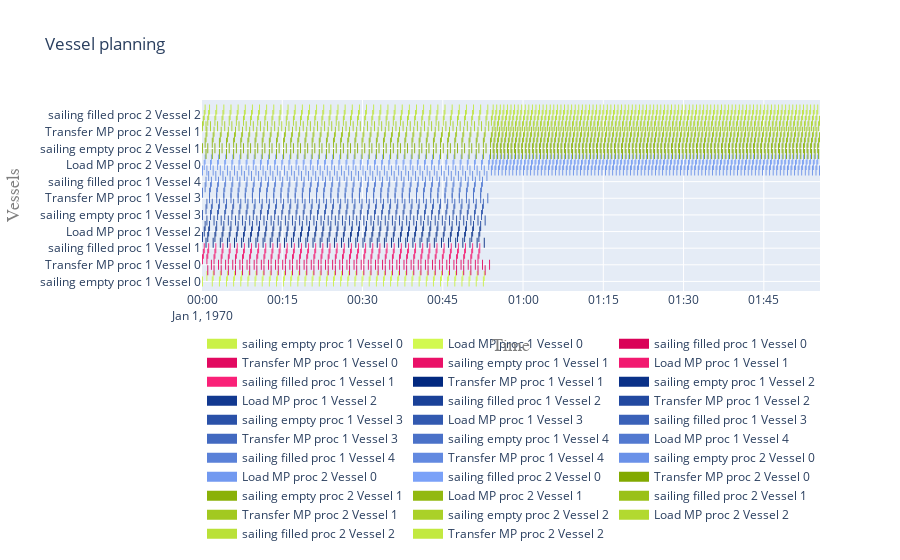

Notebook code cell kept with this figure:
### Code cell
acts = []
for p in processes:
    acts.extend(p.sub_processes[0].sub_processes)
    
plot.vessel_planning(acts)

### Figure 1 — Plotly figure (JSON) as saved in the notebook; plotly's stock layout.template omitted (floating-point values rounded to 4 significant figures; data arrays with more than 128 entries replaced by an {"elided": "..."} marker saying what was removed)
{"data": [{"connectgaps": false, "hoverinfo": "y+name", "line": {"color": "rgb(202,241,72)", "width": 10}, "mode": "lines", "name": "sailing empty proc 1 Vessel 0", "type": "scatter", "x": {"elided": "200 str values"}, "y": {"elided": "200 str values"}}, {"connectgaps": false, "hoverinfo": "y+name", "line": {"color": "rgb(210,249,80)", "width": 10}, "mode": "lines", "name": "Load MP proc 1 Vessel 0", "type": "scatter", "x": {"elided": "200 str values"}, "y": {"elided": "200 str values"}}, {"connectgaps": false, "hoverinfo": "y+name", "line": {"color": "rgb(218,1,88)", "width": 10}, "mode": "lines", "name": "sailing filled proc 1 Vessel 0", "type": "scatter", "x": {"elided": "200 str values"}, "y": {"elided": "200 str values"}}, {"connectgaps": false, "hoverinfo": "y+name", "line": {"color": "rgb(226,9,96)", "width": 10}, "mode": "lines", "name": "Transfer MP proc 1 Vessel 0", "type": "scatter", "x": {"elided": "200 str values"}, "y": {"elided": "200 str values"}}, {"connectgaps": false, "hoverinfo": "y+name", "line": {"color": "rgb(234,17,104)", "width": 10}, "mode": "lines", "name": "sailing empty proc 1 Vessel 1", "type": "scatter", "x": {"elided": "200 str values"}, "y": {"elided": "200 str values"}}, {"connectgaps": false, "hoverinfo": "y+name", "line": {"color": "rgb(242,25,112)", "width": 10}, "mode": "lines", "name": "Load MP proc 1 Vessel 1", "type": "scatter", "x": {"elided": "200 str values"}, "y": {"elided": "200 str values"}}, {"connectgaps": false, "hoverinfo": "y+name", "line": {"color": "rgb(250,33,120)", "width": 10}, "mode": "lines", "name": "sailing filled proc 1 Vessel 1", "type": "scatter", "x": {"elided": "200 str values"}, "y": {"elided": "200 str values"}}, {"connectgaps": false, "hoverinfo": "y+name", "line": {"color": "rgb(2,41,128)", "width": 10}, "mode": "lines", "name": "Transfer MP proc 1 Vessel 1", "type": "scatter", "x": {"elided": "200 str values"}, "y": {"elided": "200 str values"}}, {"connectgaps": false, "hoverinfo": "y+name", "line": {"color": "rgb(10,49,136)", "width": 10}, "mode": "lines", "name": "sailing empty proc 1 Vessel 2", "type": "scatter", "x": {"elided": "200 str values"}, "y": {"elided": "200 str values"}}, {"connectgaps": false, "hoverinfo": "y+name", "line": {"color": "rgb(18,57,144)", "width": 10}, "mode": "lines", "name": "Load MP proc 1 Vessel 2", "type": "scatter", "x": {"elided": "200 str values"}, "y": {"elided": "200 str values"}}, {"connectgaps": false, "hoverinfo": "y+name", "line": {"color": "rgb(26,65,152)", "width": 10}, "mode": "lines", "name": "sailing filled proc 1 Vessel 2", "type": "scatter", "x": {"elided": "200 str values"}, "y": {"elided": "200 str values"}}, {"connectgaps": false, "hoverinfo": "y+name", "line": {"color": "rgb(34,73,160)", "width": 10}, "mode": "lines", "name": "Transfer MP proc 1 Vessel 2", "type": "scatter", "x": {"elided": "200 str values"}, "y": {"elided": "200 str values"}}, {"connectgaps": false, "hoverinfo": "y+name", "line": {"color": "rgb(42,81,168)", "width": 10}, "mode": "lines", "name": "sailing empty proc 1 Vessel 3", "type": "scatter", "x": {"elided": "200 str values"}, "y": {"elided": "200 str values"}}, {"connectgaps": false, "hoverinfo": "y+name", "line": {"color": "rgb(50,89,176)", "width": 10}, "mode": "lines", "name": "Load MP proc 1 Vessel 3", "type": "scatter", "x": {"elided": "200 str values"}, "y": {"elided": "200 str values"}}, {"connectgaps": false, "hoverinfo": "y+name", "line": {"color": "rgb(58,97,184)", "width": 10}, "mode": "lines", "name": "sailing filled proc 1 Vessel 3", "type": "scatter", "x": {"elided": "200 str values"}, "y": {"elided": "200 str values"}}, {"connectgaps": false, "hoverinfo": "y+name", "line": {"color": "rgb(66,105,192)", "width": 10}, "mode": "lines", "name": "Transfer MP proc 1 Vessel 3", "type": "scatter", "x": {"elided": "200 str values"}, "y": {"elided": "200 str values"}}, {"connectgaps": false, "hoverinfo": "y+name", "line": {"color": "rgb(74,113,200)", "width": 10}, "mode": "lines", "name": "sailing empty proc 1 Vessel 4", "type": "scatter", "x": {"elided": "200 str values"}, "y": {"elided": "200 str values"}}, {"connectgaps": false, "hoverinfo": "y+name", "line": {"color": "rgb(82,121,208)", "width": 10}, "mode": "lines", "name": "Load MP proc 1 Vessel 4", "type": "scatter", "x": {"elided": "200 str values"}, "y": {"elided": "200 str values"}}, {"connectgaps": false, "hoverinfo": "y+name", "line": {"color": "rgb(90,129,216)", "width": 10}, "mode": "lines", "name": "sailing filled proc 1 Vessel 4", "type": "scatter", "x": {"elided": "200 str values"}, "y": {"elided": "200 str values"}}, {"connectgaps": false, "hoverinfo": "y+name", "line": {"color": "rgb(98,137,224)", "width": 10}, "mode": "lines", "name": "Transfer MP proc 1 Vessel 4", "type": "scatter", "x": {"elided": "200 str values"}, "y": {"elided": "200 str values"}}, {"connectgaps": false, "hoverinfo": "y+name", "line": {"color": "rgb(106,145,232)", "width": 10}, "mode": "lines", "name": "sailing empty proc 2 Vessel 0", "type": "scatter", "x": {"elided": "670 str values"}, "y": {"elided": "670 str values"}}, {"connectgaps": false, "hoverinfo": "y+name", "line": {"color": "rgb(114,153,240)", "width": 10}, "mode": "lines", "name": "Load MP proc 2 Vessel 0", "type": "scatter", "x": {"elided": "665 str values"}, "y": {"elided": "665 str values"}}, {"connectgaps": false, "hoverinfo": "y+name", "line": {"color": "rgb(122,161,248)", "width": 10}, "mode": "lines", "name": "sailing filled proc 2 Vessel 0", "type": "scatter", "x": {"elided": "665 str values"}, "y": {"elided": "665 str values"}}, {"connectgaps": false, "hoverinfo": "y+name", "line": {"color": "rgb(130,169,0)", "width": 10}, "mode": "lines", "name": "Transfer MP proc 2 Vessel 0", "type": "scatter", "x": {"elided": "665 str values"}, "y": {"elided": "665 str values"}}, {"connectgaps": false, "hoverinfo": "y+name", "line": {"color": "rgb(138,177,8)", "width": 10}, "mode": "lines", "name": "sailing empty proc 2 Vessel 1", "type": "scatter", "x": {"elided": "665 str values"}, "y": {"elided": "665 str values"}}, {"connectgaps": false, "hoverinfo": "y+name", "line": {"color": "rgb(146,185,16)", "width": 10}, "mode": "lines", "name": "Load MP proc 2 Vessel 1", "type": "scatter", "x": {"elided": "665 str values"}, "y": {"elided": "665 str values"}}, {"connectgaps": false, "hoverinfo": "y+name", "line": {"color": "rgb(154,193,24)", "width": 10}, "mode": "lines", "name": "sailing filled proc 2 Vessel 1", "type": "scatter", "x": {"elided": "665 str values"}, "y": {"elided": "665 str values"}}, {"connectgaps": false, "hoverinfo": "y+name", "line": {"color": "rgb(162,201,32)", "width": 10}, "mode": "lines", "name": "Transfer MP proc 2 Vessel 1", "type": "scatter", "x": {"elided": "660 str values"}, "y": {"elided": "660 str values"}}, {"connectgaps": false, "hoverinfo": "y+name", "line": {"color": "rgb(170,209,40)", "width": 10}, "mode": "lines", "name": "sailing empty proc 2 Vessel 2", "type": "scatter", "x": {"elided": "670 str values"}, "y": {"elided": "670 str values"}}, {"connectgaps": false, "hoverinfo": "y+name", "line": {"color": "rgb(178,217,48)", "width": 10}, "mode": "lines", "name": "Load MP proc 2 Vessel 2", "type": "scatter", "x": {"elided": "670 str values"}, "y": {"elided": "670 str values"}}, {"connectgaps": false, "hoverinfo": "y+name", "line": {"color": "rgb(186,225,56)", "width": 10}, "mode": "lines", "name": "sailing filled proc 2 Vessel 2", "type": "scatter", "x": {"elided": "665 str values"}, "y": {"elided": "665 str values"}}, {"connectgaps": false, "hoverinfo": "y+name", "line": {"color": "rgb(194,233,64)", "width": 10}, "mode": "lines", "name": "Transfer MP proc 2 Vessel 2", "type": "scatter", "x": {"elided": "665 str values"}, "y": {"elided": "665 str values"}}], "layout": {"hovermode": "closest", "legend": {"orientation": "h", "x": 0, "y": -0.2}, "title": {"text": "Vessel planning"}, "xaxis": {"range": ["1970-01-01T00:00:00", "1970-01-01T01:55:30"], "title": {"font": {"color": "#7f7f7f", "family": "Courier New, monospace", "size": 18}, "text": "Time"}}, "yaxis": {"title": {"font": {"color": "#7f7f7f", "family": "Courier New, monospace", "size": 18}, "text": "Vessels"}}}}
